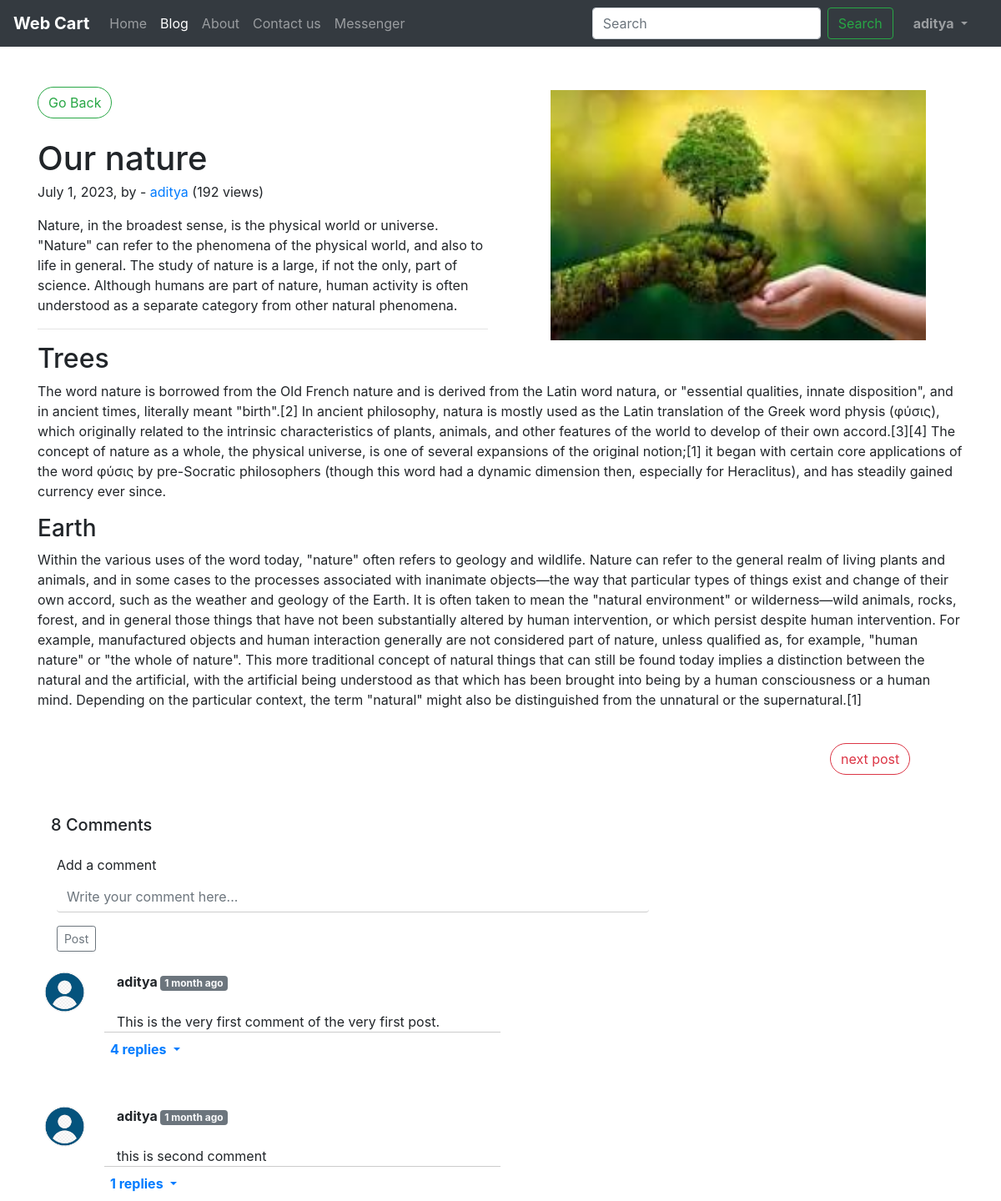
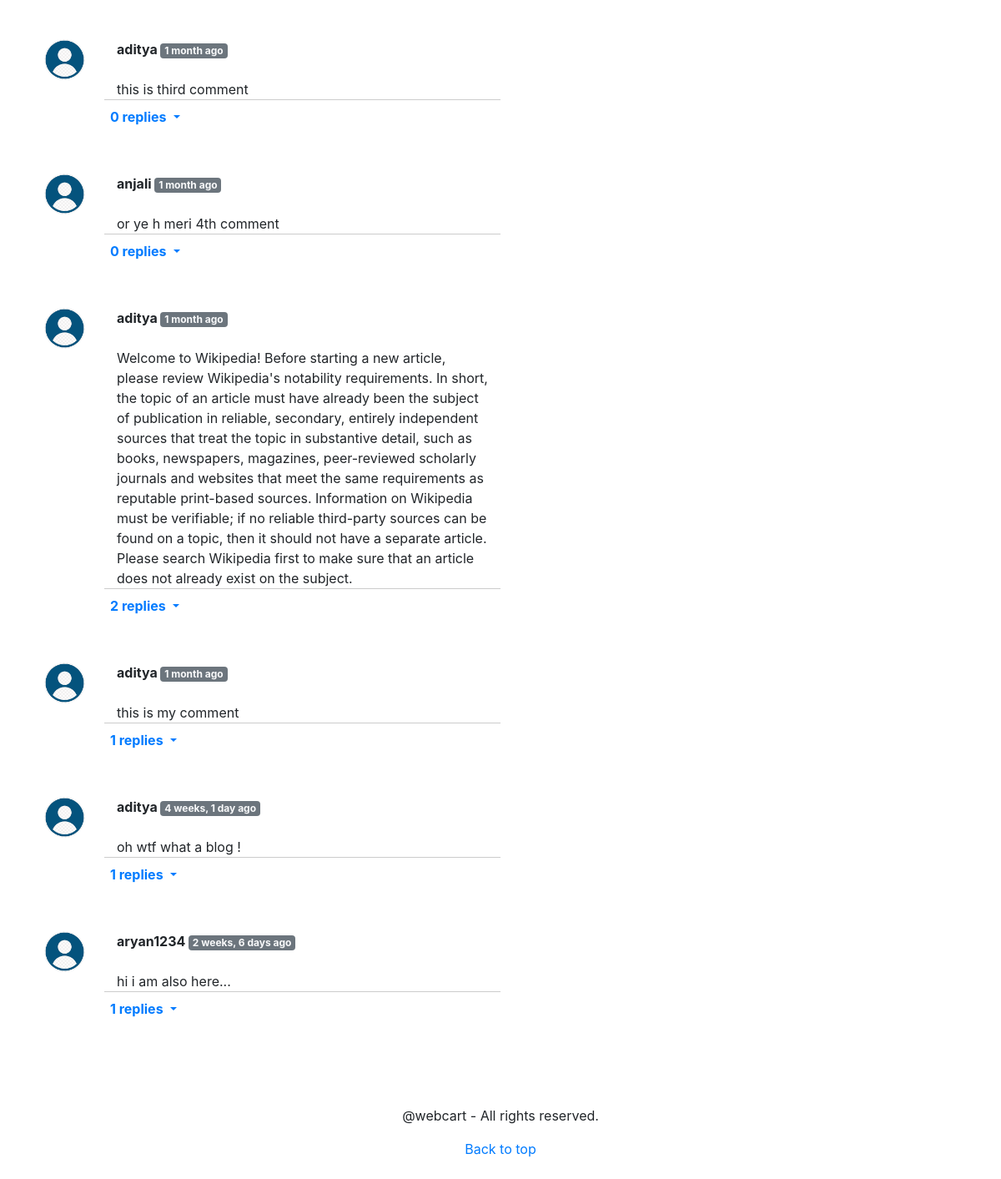
Page /blog/BlogPost/1 (signed in) on the committed database (2 pictures, top to bottom).
### blog/models.py (models this page shows, shortened)
class BlogPost(models.Model):
    blog_id = models.AutoField(primary_key=True)
    category = models.CharField(max_length=50, default="")
    title = models.CharField(max_length=100)
    intro = models.CharField(max_length=550)
    whole_content = models.TextField(default='', null=True)
    heading01 = models.CharField(max_length=50, default='', null=True)
    content01 = models.CharField(max_length=5000, default='', null=True)
    heading02 = models.CharField(max_length=50, default="", null=True)
    content02 = models.CharField(max_length=5000, default="", null=True)
    heading03 = models.CharField(max_length=50, default="", null=True)
    content03 = models.CharField(max_length=5000, default="", null=True)
    publish_date = models.DateField(auto_now_add=True)
    image = models.ImageField(upload_to="blog/images", default="", null=True)
    views = models.IntegerField(default=0)

class Comment(models.Model):
    s_no = models.AutoField(primary_key=True)
    your_comment = models.TextField()
    user = models.ForeignKey(User, on_delete=models.CASCADE)
    post = models.ForeignKey(BlogPost, on_delete=models.CASCADE)
    parent = models.ForeignKey('self', on_delete=models.CASCADE, null=True)
    timeStamp = models.DateTimeField(default=now)

### blog/views.py (the view)
# urls.py: path("BlogPost/<int:blg_id>", views.blogPost, name='BlogPost'),
def blogPost(request, blg_id):
    blogs = BlogPost.objects.all()
    posts = BlogPost.objects.filter(blog_id=blg_id).first()
    posts.views+=1
    posts.save()
    comments = Comment.objects.filter(post=posts, parent=None)
    replies = Comment.objects.filter(post=posts).exclude(parent=None)
    reply_count = []
    for i in comments:
        temp=0
        for j in replies:
            if j.parent.s_no == i.s_no:
                temp+=1
        reply_count.append([i, temp])
    l=[]
    for i in blogs:
        l.append(i.blog_id)
    return render(request, 'blog/blogPost.html', {'post': posts, 'len': len(blogs), 'ids': l, "comments": reply_count, "replies":replies})

### blog/templates/blog/blogPost.html (shortened to what this page needs)
{% extends 'blog/basic.html' %}
{% block body %}
{% load humanize %}
<article class="blog-post container my-5">
    <div class="row">
        <div class="col-6">
            <button class="btn btn-outline-success rounded-pill mb-4" onclick="window.location = '/blog/blogs'">Go
                Back</button>
            <h1 class="display-5 link-body-emphasis mb-1">{{post.title}}</h1>
            <p class="blog-post-meta">{{post.publish_date}}, by - <span class="text-primary">aditya</span>
                <span>({{post.views}} views)</span>
            </p>
            <p>{{post.intro}}</p>
            <hr>
        </div>
        <div class="col-6" style="display: flex; align-items: center; justify-content: center;">
            <img src="/media/{{post.image}}" alt="" style="width: 450px; height: 300px;">
        </div>
    </div>
    <h2>{{post.heading01}}</h2>
    <p>{{post.content01}}</p>
    <h3>{{post.heading02}}</h3>
    <p>{{post.content02}}</p>
    <div class="row">
        <div class="col-10 mt-4">
        </div>
        <div class="col-2 mt-4">
            <button class="btn btn-outline-danger rounded-pill" id="next" onclick="next()">next post</button>
        </div>
    </div>
</article>
<div class="container">
    <h5 class="ml-3">{{comments|length}} Comments</h5>
    {% if request.user.is_authenticated %}
    <form action="/blog/comments/" method="post" class="col-md-8 mx-2 mb-4 mt-4"> {% csrf_token %}
        <div class="mb-3" id="field">
            <label for="comment-{{comment.s_no}}" class="form-label">Add a comment</label>
            <textarea id="comment-{{comment.s_no}}" rows="1" class="form-control" name="comment" placeholder="Write your comment here..."
                required></textarea>
        </div>
        <button type="submit" class="btn btn-sm btn-outline-secondary">Post</button>
    </form>
    {% else %}
    <p class="ml-4 mb-5">Login to add comments.</p>
    {% endif %}
    {% for comment, reply_count in comments %}
    <div class="row">
        <div class="col-md-1"><img class="w-100 px-2" style="border-radius: 50%;" src="/static/user2.png" alt=""></div>
        <div class="col-md-5" style="border-bottom: 1px solid #ccc;">
            <p class="mb-4"><b>{{comment.user.username}} </b>
                <span class="badge bg-secondary text-light"> {{comment.timeStamp | naturaltime}}</span>
            </p>
            {{comment.your_comment}}
        </div>
    </div>
    <div class="row ml-5 mb-5">
        <div class="col-md-6 ml-4">
            <ul class="navbar-nav">
                <li class="nav-item dropdown">
                    <a class="nav-link dropdown-toggle" href="#" role="button" data-bs-toggle="collapse"
                        data-bs-target="#collapsible-{{comment.s_no}}">
                        <b>{{reply_count}} replies</b>
                    </a>
                </li>
            </ul>
        </div>
    </div>
    {% endfor %}
</div>
<footer class="pt-5 pb-4 text-center text-body-secondary bg-body-tertiary mt-5">
    <p>@webcart - All rights reserved.</p>
    <p class="mb-0">
        <a href="#">Back to top</a>
    </p>
</footer>
{% endblock %}

### blog/templates/blog/basic.html (shortened to what this page needs)
<!doctype html>
<html lang="en">
<head>
    <link rel="stylesheet" href="https://stackpath.bootstrapcdn.com/bootstrap/4.2.1/css/bootstrap.min.css"
>
</head>
<body>
    <nav class="navbar navbar-expand-lg sticky-top navbar-dark bg-dark">
        <a class="navbar-brand" href="/"><strong>Web Cart</strong></a>
        <div class="collapse navbar-collapse" id="navbarSupportedContent">
            <ul class="navbar-nav mr-auto">
                <li class="nav-item" id="li01">
                    <a class="nav-link" href="http://127.0.0.1:8000/shop/">Home</a>
                </li>
                <li class="nav-item  active" id="li04">
                    <a class="nav-link" href="/blog">Blog</a>
                </li>
                <li class="nav-item" id="li02">
                    <a class="nav-link" href="http://127.0.0.1:8000/shop/about">About</a>
                </li>
                <li class="nav-item" id="li03">
                    <a class="nav-link" href="http://127.0.0.1:8000/shop/contact">Contact us</a>
                </li>
                <li class="nav-item" id="li05">
                    <a class="nav-link" href="/blog/messenger">Messenger</a>
                </li>
            </ul>
            <form class="form-inline my-2 my-lg-0" action="/blog/search_result" method="get">
                <input class="form-control mr-sm-2" type="search" placeholder="Search" aria-label="Search" name="search"
                    id="search">
                <button class="btn btn-outline-success my-2 my-sm-0" type="submit">Search</button>
            </form>
            {% if user.is_authenticated %}
            <ul class="navbar-nav mx-3">
                <li class="nav-item dropdown">
                    <a class="nav-link dropdown-toggle" href="#" role="button" data-bs-toggle="dropdown"
                        aria-expanded="false">
                        <b>{{request.user}}</b>
                    </a>
                </li>
            </ul>
            {% else %}
            <button class="btn btn-danger mx-2" data-bs-target="#login-modal" data-bs-toggle="modal">login</button>
            <button class="btn btn-danger" data-bs-target="#signup-modal" data-bs-toggle="modal">sign-up</button>
            {% endif %}
        </div>
    </nav>
    {% block body %} {% endblock %}
</body>
</html>

### blog/templates/blog/blogPost.html (style rules this page uses)
#field textarea { width: 100%; border: 0; outline: 0; border-bottom: 1px solid #ccc; background: transparent; resize: none; }

### rows in the picture
BlogPost: title "Our nature", publish_date "July 1, 2023", views "192", intro "Nature, in the broadest sense, is the physical world or universe. \"Nature\" can refer to the phenomena of the physical world, and also to life in general. The study of nature is a large, if not the only, part of science. Although humans are part of nature, human activity is often understood as a separate category from other natural phenomena.", image (picture), heading01 "Trees", content01 "The word nature is borrowed from the Old French nature and is derived from the Latin word natura, or \"essential qualities, innate disposition\", and in ancient times, literally meant \"birth\".[2] In ancient philosophy, natura is mostly used as the Latin translation of the Greek word physis (φύσις), which originally related to the intrinsic characteristics of plants, animals, and other features of the world to develop of their own accord.[3][4] The concept of nature as a whole, the physical universe, is one of several expansions of the original notion;[1] it began with certain core applications of the word φύσις by pre-Socratic philosophers (though this word had a dynamic dimension then,…", heading02 "Earth", content02 "Within the various uses of the word today, \"nature\" often refers to geology and wildlife. Nature can refer to the general realm of living plants and animals, and in some cases to the processes associated with inanimate objects—the way that particular types of things exist and change of their own accord, such as the weather and geology of the Earth. It is often taken to mean the \"natural environment\" or wilderness—wild animals, rocks, forest, and in general those things that have not been substantially altered by human intervention, or which persist despite human intervention. For example, manufactured objects and human interaction generally are not considered part of nature, unless…"
Comment: user.username "aditya", timeStamp "1 month ago", your_comment "This is the very first comment of the very first post.", reply_count "4"
Comment: user.username "aditya", timeStamp "1 month ago", your_comment "this is second comment", reply_count "1"
Comment: user.username "aditya", timeStamp "1 month ago", your_comment "this is third comment", reply_count "0"
Comment: user.username "anjali", timeStamp "1 month ago", your_comment "or ye h meri 4th comment", reply_count "0"
Comment: user.username "aditya", timeStamp "1 month ago", your_comment "Welcome to Wikipedia! Before starting a new article, please review Wikipedia's notability requirements. In short, the topic of an article must have already been the subject of publication in reliable, secondary, entirely independent sources that treat the topic in substantive detail, such as books, newspapers, magazines, peer-reviewed scholarly journals and websites that meet the same requirements as reputable print-based sources. Information on Wikipedia must be verifiable; if no reliable third-party sources can be found on a topic, then it should not have a separate article. Please search Wikipedia first to make sure that an article does not already exist on the subject.", reply_count "2"
Comment: user.username "aditya", timeStamp "1 month ago", your_comment "this is my comment", reply_count "1"
Comment: user.username "aditya", timeStamp "4 weeks, 1 day ago", your_comment "oh wtf what a blog !", reply_count "1"
Comment: user.username "aryan1234", timeStamp "2 weeks, 6 days ago", your_comment "hi i am also here...", post "1"

### other values in the picture
{{ request.user }} "aditya"
{{ comments|length }} "8"
